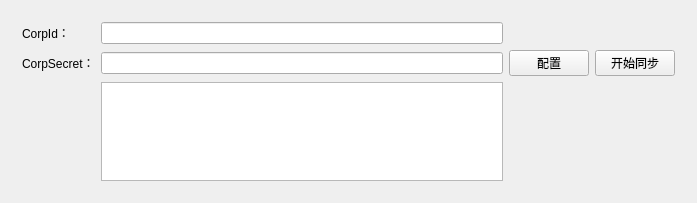
<?xml version="1.0" encoding="UTF-8"?>
<ui version="4.0">
 <class>IsecSyncDingTalkClass</class>
 <widget class="QWidget" name="IsecSyncDingTalkClass">
  <property name="geometry">
   <rect>
    <x>0</x>
    <y>0</y>
    <width>697</width>
    <height>203</height>
   </rect>
  </property>
  <property name="windowTitle">
   <string>钉钉用户同步工具</string>
  </property>
  <property name="windowIcon">
   <iconset resource="isecsyncdingtalk.qrc">
    <normaloff>:/IsecSyncDingTalk/Resources/logo.ico</normaloff>:/IsecSyncDingTalk/Resources/logo.ico</iconset>
  </property>
  <layout class="QGridLayout" name="gridLayout">
   <item row="0" column="0">
    <widget class="QStackedWidget" name="stackedWidget">
     <property name="currentIndex">
      <number>0</number>
     </property>
     <widget class="QWidget" name="page">
      <layout class="QGridLayout" name="gridLayout_2">
       <item row="0" column="2">
        <spacer name="verticalSpacer">
         <property name="orientation">
          <enum>Qt::Vertical</enum>
         </property>
         <property name="sizeHint" stdset="0">
          <size>
           <width>20</width>
           <height>40</height>
          </size>
         </property>
        </spacer>
       </item>
       <item row="1" column="0">
        <widget class="QLabel" name="label">
         <property name="text">
          <string>CorpId：</string>
         </property>
        </widget>
       </item>
       <item row="1" column="2">
        <widget class="QLineEdit" name="lineEdit_CorpId"/>
       </item>
       <item row="2" column="0" colspan="2">
        <widget class="QLabel" name="label_2">
         <property name="text">
          <string>CorpSecret：</string>
         </property>
        </widget>
       </item>
       <item row="2" column="2">
        <widget class="QLineEdit" name="lineEdit_CorpSecret"/>
       </item>
       <item row="2" column="3">
        <layout class="QHBoxLayout" name="horizontalLayout">
         <item>
          <widget class="QPushButton" name="pushButton_config">
           <property name="text">
            <string>配置</string>
           </property>
          </widget>
         </item>
         <item>
          <widget class="QPushButton" name="pushButton_start">
           <property name="font">
            <font>
             <family>微软雅黑</family>
            </font>
           </property>
           <property name="text">
            <string>开始同步</string>
           </property>
          </widget>
         </item>
        </layout>
       </item>
       <item row="3" column="2">
        <spacer name="verticalSpacer_5">
         <property name="orientation">
          <enum>Qt::Vertical</enum>
         </property>
         <property name="sizeHint" stdset="0">
          <size>
           <width>20</width>
           <height>40</height>
          </size>
         </property>
        </spacer>
       </item>
       <item row="4" column="2">
        <widget class="QPlainTextEdit" name="plainTextEdit_log">
         <property name="styleSheet">
          <string notr="true">color: rgb(255, 0, 0);</string>
         </property>
         <property name="readOnly">
          <bool>true</bool>
         </property>
         <property name="plainText">
          <string/>
         </property>
        </widget>
       </item>
      </layout>
     </widget>
     <widget class="QWidget" name="page_2">
      <layout class="QVBoxLayout" name="verticalLayout">
       <item>
        <spacer name="verticalSpacer_4">
         <property name="orientation">
          <enum>Qt::Vertical</enum>
         </property>
         <property name="sizeHint" stdset="0">
          <size>
           <width>20</width>
           <height>40</height>
          </size>
         </property>
        </spacer>
       </item>
       <item>
        <layout class="QHBoxLayout" name="horizontalLayout_2" stretch="0,1,0,0,0">
         <item>
          <widget class="QLabel" name="label_4">
           <property name="text">
            <string>云服务器地址：</string>
           </property>
          </widget>
         </item>
         <item>
          <widget class="QLineEdit" name="lineEdit_ip"/>
         </item>
         <item>
          <widget class="QLabel" name="label_5">
           <property name="text">
            <string>端口：</string>
           </property>
          </widget>
         </item>
         <item>
          <widget class="QLineEdit" name="lineEdit_port">
           <property name="text">
            <string>80</string>
           </property>
          </widget>
         </item>
         <item>
          <widget class="QPushButton" name="pushButton_test">
           <property name="text">
            <string>测试</string>
           </property>
          </widget>
         </item>
        </layout>
       </item>
       <item>
        <spacer name="verticalSpacer_3">
         <property name="orientation">
          <enum>Qt::Vertical</enum>
         </property>
         <property name="sizeHint" stdset="0">
          <size>
           <width>20</width>
           <height>81</height>
          </size>
         </property>
        </spacer>
       </item>
      </layout>
     </widget>
    </widget>
   </item>
  </layout>
 </widget>
 <layoutdefault spacing="6" margin="11"/>
 <resources>
  <include location="isecsyncdingtalk.qrc"/>
 </resources>
 <connections/>
</ui>
